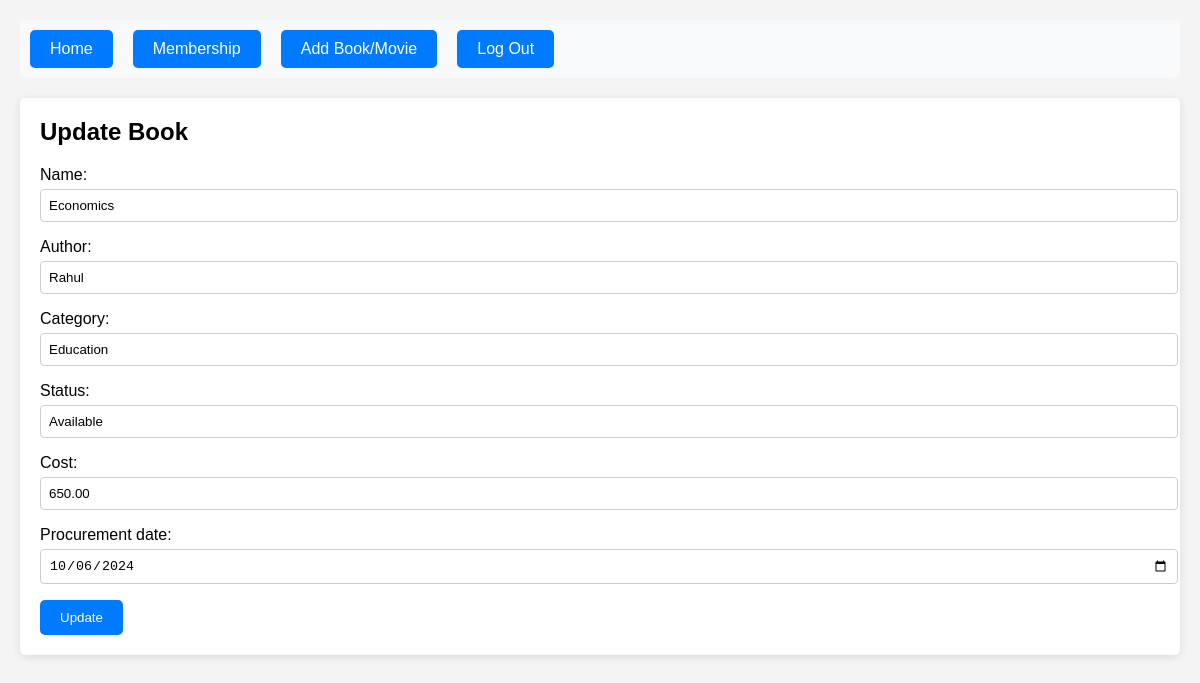
Page /update_book/1003/ on the committed database.
### LearningManagementSystem/models.py (models this page shows, shortened)
class Book(models.Model):
    BookID = models.PositiveIntegerField(primary_key=True)  # Use PositiveIntegerField for custom ID
    name = models.CharField(max_length=255)
    author = models.CharField(max_length=255)
    category = models.CharField(max_length=100)
    status = models.CharField(max_length=50)
    cost = models.DecimalField(max_digits=10, decimal_places=2)
    procurement_date = models.DateField()

### LearningManagementSystem/views.py (the view)
# urls.py: path('update_book/<int:book_id>/', update_book, name='update_book'),
def update_book(request, book_id):
    book = get_object_or_404(Book, BookID=book_id)  # Use BookID here
    form = BookForm(request.POST or None, instance=book)
    if form.is_valid():
        form.save()
        return redirect('admin_home')  # Redirect to the list page after update
    return render(request, 'update_book.html', {'form': form})

### LearningManagementSystem/forms.py
class BookForm(forms.ModelForm):
    class Meta:
        model = Book
        fields = ['name', 'author', 'category', 'status', 'cost', 'procurement_date']
        exclude = ['BookID']
        widgets = {
            'procurement_date': forms.DateInput(attrs={'type': 'date'}),
        }

### LearningManagementSystem/templates/update_book.html (shortened to what this page needs)
<!DOCTYPE html>
<html lang="en">
<head>
</head>
<body>
    <nav>
        <ul>
            <li><a class="button" href="{% url 'admin_home' %}">Home</a></li>
            <li><a class="button" href="{% url 'add_membership' %}">Membership</a></li>
            <li><a class="button" href="{% url 'add_book' %}">Add Book/Movie</a></li>
            <li><a class="button" href="{% url 'logout' %}">Log Out</a></li>
        </ul>
    </nav>
    <div class="form-section">
        <h2>Update Book</h2>
        <form method="POST">
            {{ form.as_p }}
            <button type="submit" class="button">Update</button>
        </form>
    </div>
</body>
</html>

### LearningManagementSystem/templates/update_book.html (style rules this page uses)
body { font-family: Arial, sans-serif; background-color: #f4f4f4; margin: 0; padding: 20px; }
nav { background-color: #f8f9fa; padding: 10px; border-radius: 5px; margin-bottom: 20px; }
nav ul { list-style: none; padding: 0; margin: 0; display: flex; flex-wrap: nowrap; }
nav li { margin-right: 20px; }
nav li:last-child { margin-right: 0; }
.button { display: inline-block; padding: 10px 20px; background-color: #007bff; color: white; border: none; border-radius: 5px; text-decoration: none; }
.form-section { margin-top: 20px; background-color: #ffffff; padding: 20px; border-radius: 5px; box-shadow: 0 2px 10px rgba(0, 0, 0, 0.1); }
.form-section h2 { margin-top: 0; }
label { display: block; margin-bottom: 5px; }
input[type="text"], input[type="number"], input[type="date"], select { width: 100%; padding: 8px; border: 1px solid #ccc; border-radius: 4px; }

### rows in the picture
Book: name "Economics", author "Rahul", category "Education", status "Available", cost "650.00", procurement_date "10/06/2024"
